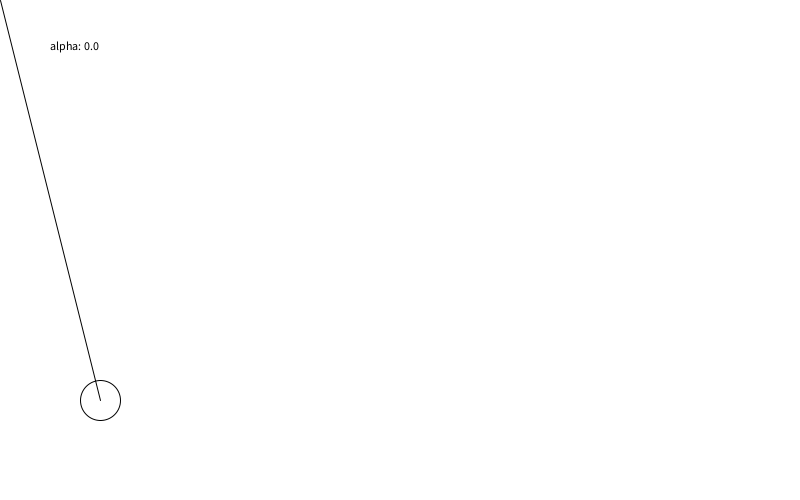
Frame 1 (no input)
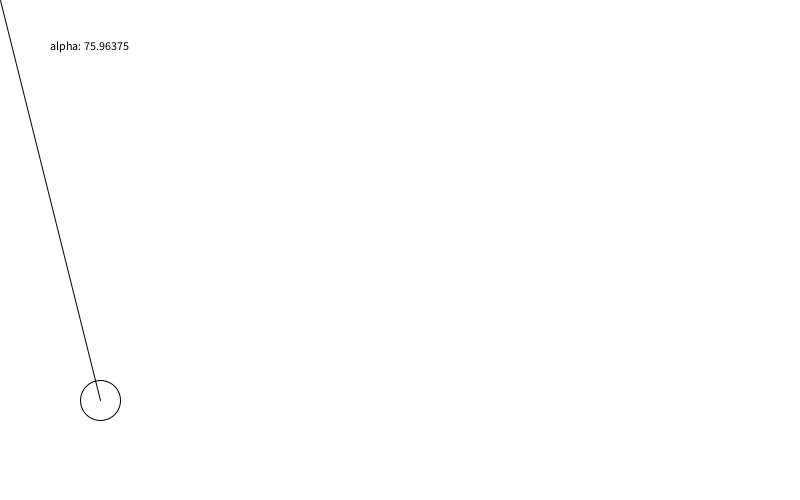
Frame 60 (the mouse pressed at the canvas centre just before this capture)
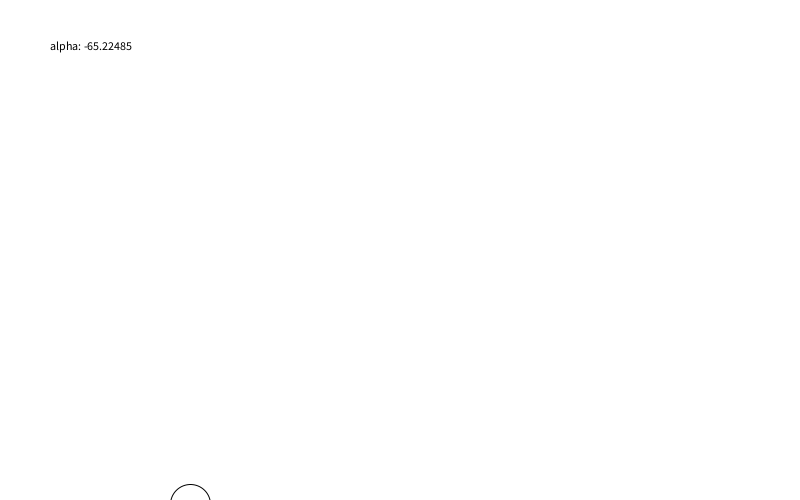
Frame 120 (the mouse held since frame 60 and released just before this capture)

The Processing sketch that drew these frames (run headless with seeded random() and noise(); from frame 60 on, the mouse is pressed at the canvas centre):

// Processing sketch: det_skr__kast__nye_
// ── det_skr__kast__nye_.pde
float x;
float y;
float m = 20; 
float t;
float E; 
float A; 
float L; 
float g = 9.82; 
float v0;
float u0;
float x0 = 100;
float y0 = -400;
float alpha;
float a;
float b;
boolean released = false; //Lavede en boolean som skulle bestemme når "fuglen" var skudt afsted. 
//Jeg satte løbende de variabler ind der blev tilføjet i koden. 

void setup(){
size(800,500); 
frameRate(60); //satte framerate til 60 for at køre draw 60 gange i sekundet. 
}

void draw (){
  clear(); //Lavede clear så man kun kan se det der lige er blevet opdateret.  
  background(255); //satte baggrunden til hvid så man kan se linjen, men skal fyre cirklen afsted med.  
  
  fill(0); 
  text("alpha: " + degrees(alpha), 50,50); //Til sidst da jeg havde fået alle tingene til at virke lavede jeg tekst som fortæller hvad vinklen alpha er.  
  
  fill(255);  
   if(released == true && y > 500){
      circle(x,y,40);
  } //Lavede et if statement for at beslutte når cirklen var skudt af sted, og som sørger for at den ikke flyver væk fra skærmen når den lander igen, og får den til at være stille inden den skydes afsted.
  
   if(y == 0 && x == 0){
     circle(100,400,40);
     line(100,400,mouseX, mouseY);
     L = dist(100,400,mouseX, mouseY)/3;
     a = mouseY - y0;
     b = mouseX - x0;
     alpha = -atan(a/b);
   } //Lavede et if statement hvor x,y,a,b, line, cirkel, L og alpha blev givet en værdien, hvis bolden lå stille.

   if(released == true && y <= 500){
    kast(L, alpha);
    circle(x,y,40);
  } //Efter jeg havde lavet overstående if statements lavede jeg et den bestemmer at hvis bolden er kastet og den ikke har ramt bunden af skærmen så skal den kalde min funktion "kast" og tegne en cirkel.
}

void mousePressed(){
  released = true;
} //Da jeg havde lavet min "relased" boolean, satte jeg den under mousePressed hvor at sige at når der trykkes skal den skydes.

void kast(float L, float alpha){
  A = alpha;
  E = 50 * (L *L);
  u0 = sqrt((2 * E)/(m * (1 + A * A)));
  v0 = A * sqrt((2 * E)/(m * (1 + A * A)));
  
  x = u0 * t + x0;
  y = -0.5 * g * t * t + v0 * t + y0;
    
  t = t + 0.05;
  y = -y;
} //Til at starte med skrev jeg værdierne ind for de forskellige variabler og konstanter for at udregning bl.a. det skrå kast osv. ind.
